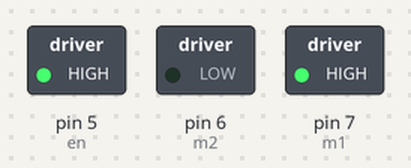
Bench run of a sketch on a simulated Arduino Uno, built with avr-gcc and run on an emulated ATmega328P. On the bench: switched loads named in the sketch (green lamp = pin HIGH).

Above: at 0.1 s.
At 2.1 s:
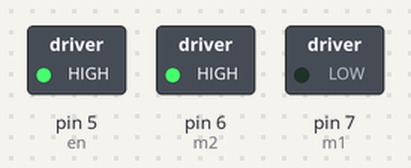
At 3.1 s:
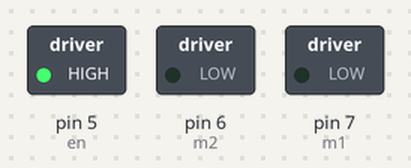
At 10.1 s:
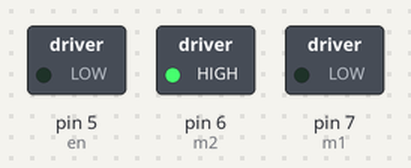
At 20.1 s:
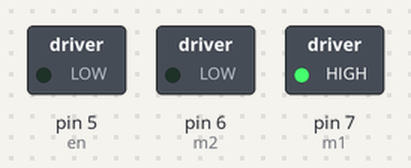
At 39.1 s:
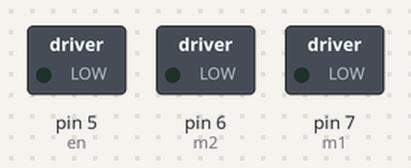
Timing chart, 0 to 40.0 s (numbered marks = the images above):
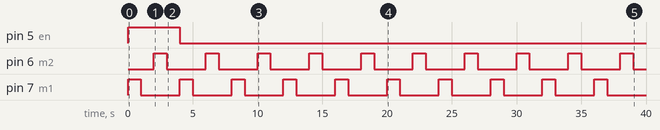

The sketch:

01_L293D.ino
```cpp
int m1 = 7;
int m2 = 6;
int en = 5;

void setup() {
  pinMode(m1, OUTPUT);
  pinMode(m2, OUTPUT);
  pinMode(en, OUTPUT);

  digitalWrite(en, HIGH); // This turns the motor driver ON
}

void loop() {
  digitalWrite(m1, HIGH);
  digitalWrite(m2, LOW);
  delay(1000);

  digitalWrite(m1, LOW);
  digitalWrite(m2, LOW);
  delay(1000);

  digitalWrite(m1, LOW);
  digitalWrite(m2, HIGH);
  delay(1000);

  digitalWrite(m1, LOW);
  digitalWrite(m2, LOW);
  delay(1000);

  digitalWrite(en, LOW);
}
```

Measured:
- by itself, pin 5 (en): HIGH → LOW at 4.0 s
- by itself, pin 6 (m2), pin 7 (m1): alternates HIGH for 1.0 s and LOW for 3.0 s
